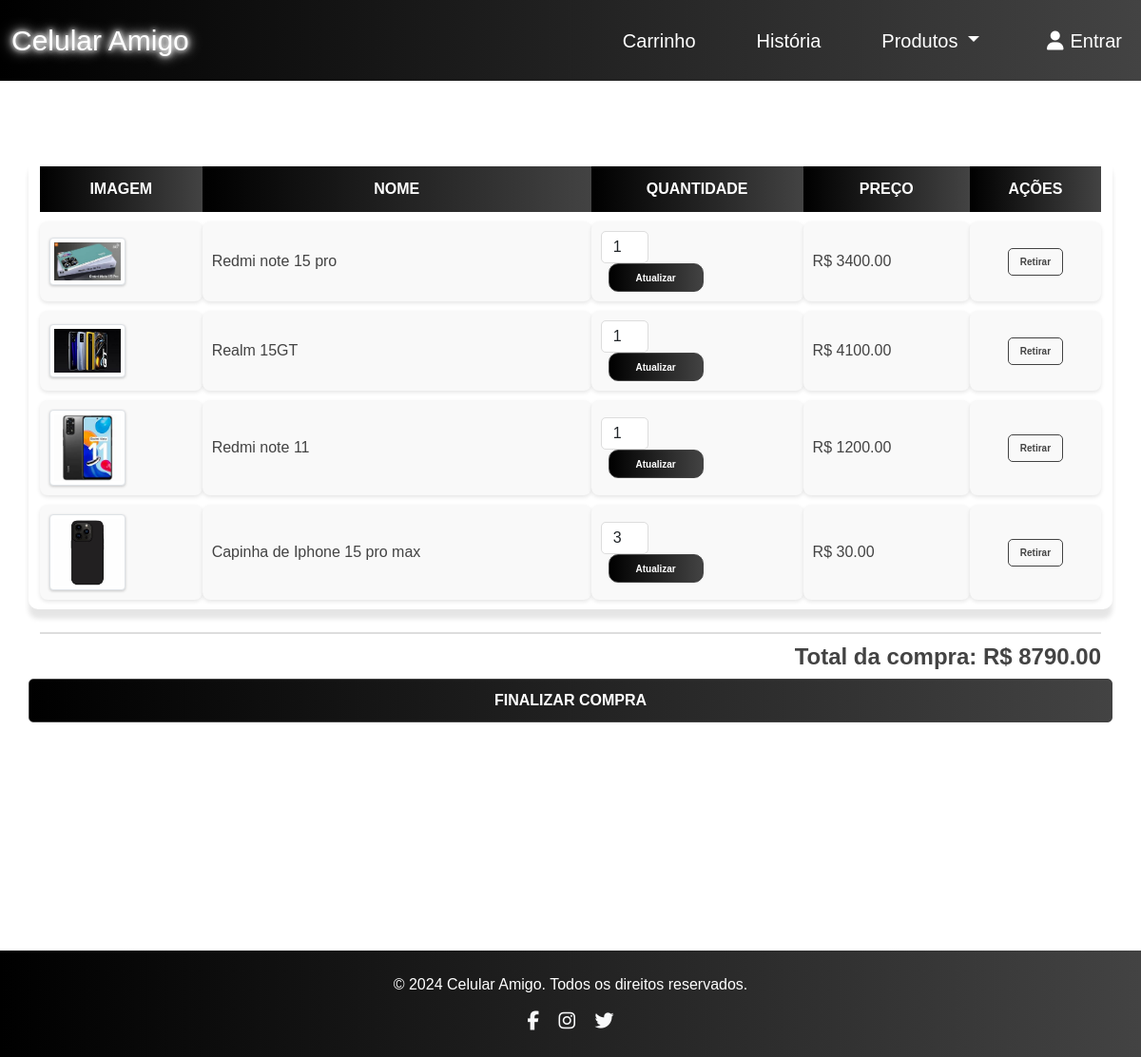
The page /carrinho/exibir_carrinho (signed in) on the database its author committed.
### carrinho/models.py (models this page shows, shortened)
class ItemCarrinho(models.Model):
    cliente = models.ForeignKey(Cliente, on_delete=models.CASCADE)
    produto = models.ForeignKey(Produto, on_delete=models.CASCADE)
    quantidade = models.IntegerField(default=1)
    def total_preco(self):
        return self.quantidade * self.produto.preco

### produto/models.py (models this page shows, shortened)
class Produto(models.Model):
    CATEGORIAS = [
        ('CEL', 'Celular'),
        ('CAP', 'Capa'),
        ('ACC', 'Acessório'),
    ]
    nome = models.CharField(max_length=100)
    descricao = models.CharField(max_length=100)
    preco = models.DecimalField(max_digits=10, decimal_places=2 )
    quantidade = models.IntegerField()
    imagem = models.ImageField(upload_to='imagens/', null=True, blank=True)
    categoria = models.CharField(max_length=3, choices=CATEGORIAS, null=True, blank=True)

### carrinho/views.py (the view)
# urls.py: path('exibir_carrinho', exibir_carrinho, name='exibir_carrinho'),
def exibir_carrinho(request):
    cliente_id = request.session.get('cliente_id')
    if cliente_id:
        itens = ItemCarrinho.objects.filter(cliente_id=cliente_id)
        total = sum(item.total_preco() for item in itens)
        return render(request, 'carrinho.html', {'itens': itens, 'total': total})
    else:
        messages.error(request, 'Você precisa estar logado para ver o carrinho!')
        return render(request, 'LogCliente.html')

### carrinho/templates/carrinho.html (shortened to what this page needs)
<!DOCTYPE html>
{% load static %}
<html lang="pt-br">
<head>
    <link href="https://cdn.jsdelivr.net/npm/bootstrap@5.3.0-alpha3/dist/css/bootstrap.min.css" rel="stylesheet">
    <link rel="stylesheet" href="https://cdnjs.cloudflare.com/ajax/libs/font-awesome/6.7.1/css/all.min.css" />
    <link rel="stylesheet" href="{% static 'css/estilo.css'%}">
    <link rel="stylesheet" href="{% static 'css/carrinho.css'%}">
</head>
<body>
{% include 'navbar.html' %}
<table class="container table table-dark table table-hover align-middle">
    <thead class="thead-dark">
        <tr>
            <th scope="col">Imagem</th>
            <th scope="col">Nome</th>
            <th scope="col">Quantidade</th>
            <th scope="col">Preço</th>
            <th scope="col" class="text-center">Ações</th>
        </tr>
    </thead>
    <tbody>
        {% for item in itens %}
        <tr>
            <td>
                {% if item.produto.imagem %}
                    <img src="{{ item.produto.imagem.url }}" alt="{{ item.produto.nome }}" class="img-thumbnail" style="width: 80px; height: auto;">
                {% else %}
                    <span class="text-muted">Sem imagem</span>
                {% endif %}
            </td>
            <td>{{ item.produto.nome }}</td>
            <td>
                <div class="d-flex align-items-center">
                    <form method="post" action="{% url 'alterarC' item.id %}" class="form-inline">
                        <input type="number" name="quantidade" value="{{ item.quantidade }}" min="1" style="width: 50px; text-align: center;" class="form-control">
                        <button type="submit" class="btn btn-outline-secondary ms-2">Atualizar</button>
                    </form>
                </div>
            </td>
            <td>R$ {{ item.produto.preco|floatformat:2 }}</td>
            <td class="text-center">
                <a href="{% url 'excluirC' item.id %}" class="btn btn-outline-danger btn-sm">Retirar</a>
            </td>
        </tr>
        {% endfor %}
    </tbody>
</table>
<div class="container mt-4">
    <h4 class="text-end">Total da compra: R$ {{ total|floatformat:2 }}</h4>
</div>
<a href="{% url 'finalizar_compra' %}" class="finalizar btn btn-outline-info container" style="
    display: flex;
    justify-content: center;
">Finalizar Compra</a>
<section>
</section>
<section>
</section>
    <footer class="text-center py-4 bg-dark text-white">
        <p>&copy; 2024 Celular Amigo. Todos os direitos reservados.</p>
        <div>
            <a href="#" class="text-light mx-2"><i class="fab fa-facebook-f"></i></a>
            <a href="#" class="text-light mx-2"><i class="fab fa-instagram"></i></a>
            <a href="#" class="text-light mx-2"><i class="fab fa-twitter"></i></a>
        </div>
    </footer>
</body>
</html>

### principal/static/css/estilo.css (style rules this page uses)
body { padding-top: 85px !important; position: relative; margin: 0; background-color: white; font-family: Arial, sans-serif; color: #fff; height: 100vh; }
section { padding: 60px 0; }
footer { background: linear-gradient(to right, #000000, #434343); }
footer i { font-size: 20px; transition: transform 0.3s ease-in-out; }

### principal/static/css/carrinho.css (style rules this page uses)
.table { border-collapse: separate; border-spacing: 0 10px; background-color: #ffffff; border-radius: 10px; box-shadow: 0 10px 5px rgba(0, 0, 0, 0.1); margin-top: 80px; }
.table-dark th { color: white; font-weight: bold; text-transform: uppercase; background: linear-gradient(90deg, #000000, #434343); border: none; padding: 12px; text-align: center; }
.table-dark td { background-color: #f9f9f9; border: none; border-radius: 8px; box-shadow: 0 2px 4px rgba(0, 0, 0, 0.1); padding: 10px; color: #434343; }
.table-dark img { width: 80px; height: auto; border-radius: 4px; box-shadow: 0 1px 3px rgba(0, 0, 0, 0.2); }
.btn-outline-info, .btn-outline-danger, .btn-outline-secondary { border-radius: 5px; font-size: 10px; font-weight: bold; padding: 6px 12px; transition: 0.2s ease-in-out; }
.btn-outline-info { border: 1px solid #434343; color: #434343; }
.btn-outline-danger { border: 1px solid #434343; color: #434343; }
.btn-outline-secondary { border: 1px solid #434343; color: #434343; }
.d-flex.align-items-center button { background: linear-gradient(90deg, #000000, #434343); color: white; border-radius: 10px; width: 100px; height: 30px; font-weight: bold; display: flex; justify-content: center; align-items: center; cursor: pointer; transition: background-color 0.2s ease-in-out, transform 0.2s ease-in-out; }
input[type="number"] { border: 1px solid #ddd; border-radius: 5px; padding: 4px; text-align: center; width: 60px; }
h4.text-end { font-weight: bold; color: #434343; border-top: 2px solid #ddd; padding-top: 10px; margin-top: 20px; }
.finalizar { display: flex; justify-content: center; border: 1px solid #434343; background: linear-gradient(90deg, #000000, #434343); color: white; font-size: 16px; font-weight: bold; padding: 10px 20px; border-radius: 5px; text-transform: uppercase; transition: 0.3s ease-in-out; display: inline-block; text-align: center; text-decoration: none; }

### principal/static/css/nav.css (style rules this page uses)
body { padding-top: 85px !important; background-color: white; position: relative; margin: 0; }

### rows shown on the page
ItemCarrinho: produto.imagem (picture), produto.nome "Redmi note 15 pro", quantidade "1", produto.preco "3400.00"
ItemCarrinho: produto.imagem (picture), produto.nome "Realm 15GT", quantidade "1", produto.preco "4100.00"
ItemCarrinho: produto.imagem (picture), produto.nome "Redmi note 11", quantidade "1", produto.preco "1200.00"
ItemCarrinho: produto.imagem (picture), produto.nome "Capinha de Iphone 15 pro max", quantidade "3", produto.preco "30.00"

### other values the page prints
{{ total|floatformat:2 }} "8790.00"
